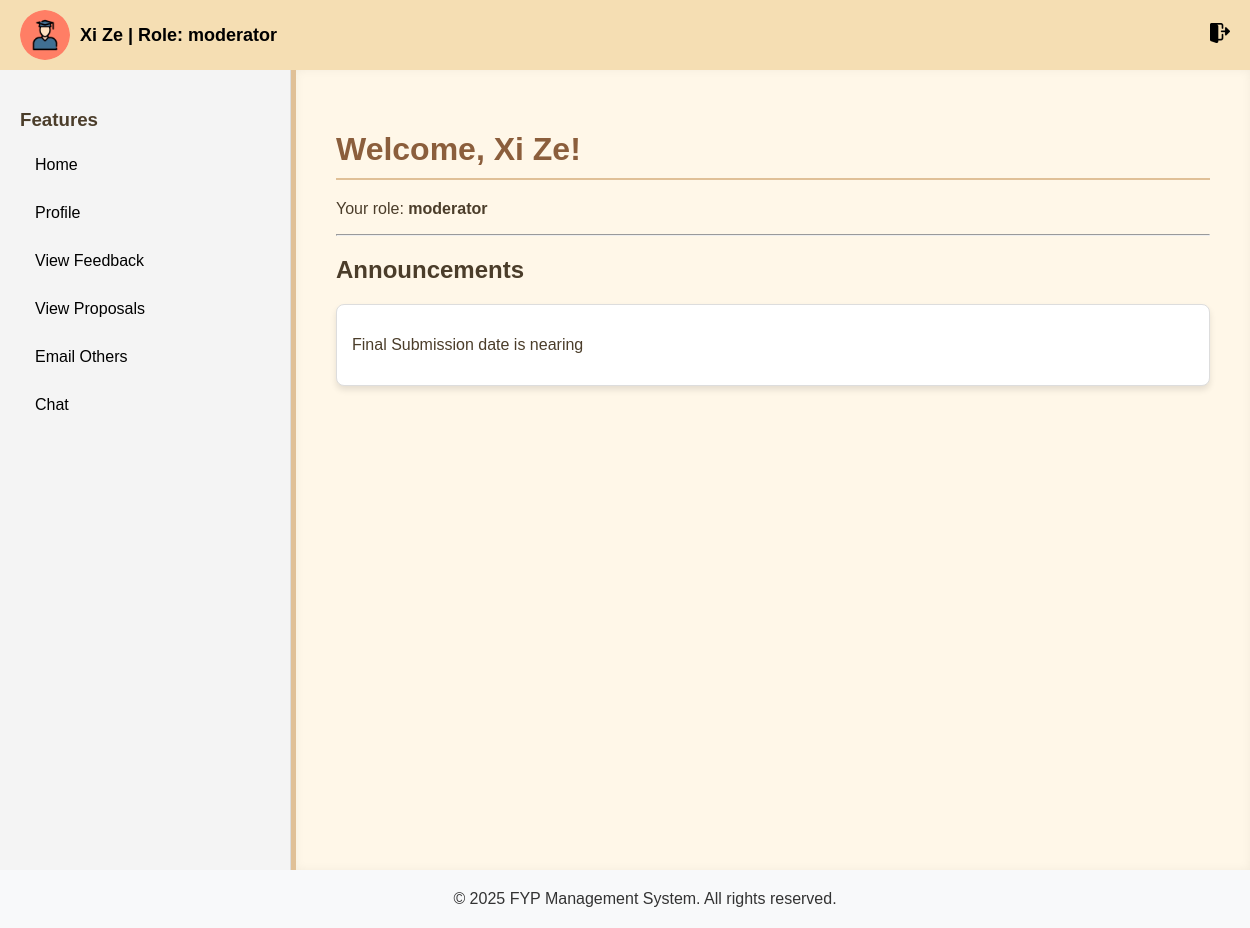
The app's page /dashboard.php (signed in), older data.
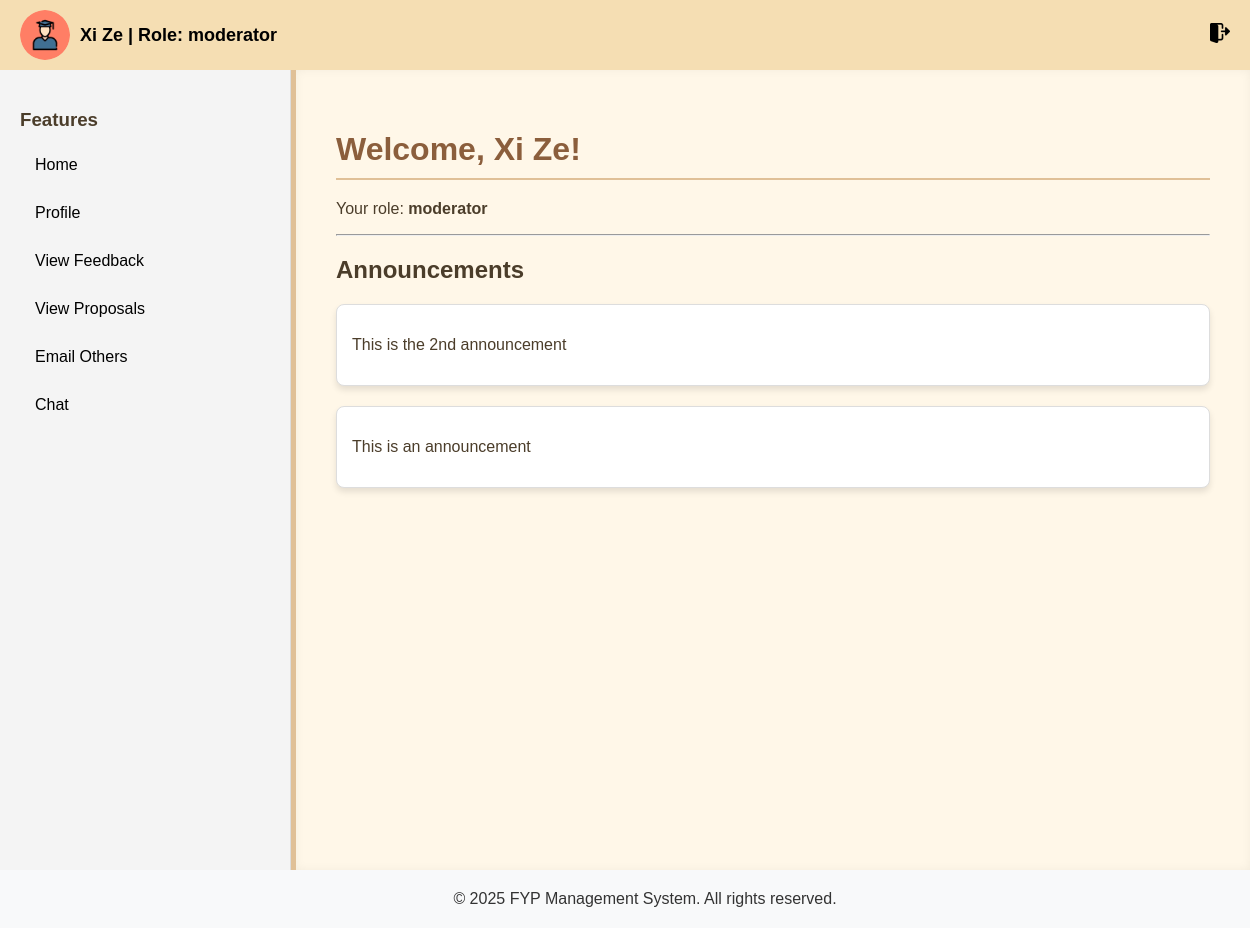
The same page, newer data.
### tables this page shows
CREATE TABLE `Announcements` (
  `id` int(11) NOT NULL,
  `description` text NOT NULL
);

### dashboard.php (the view, shortened to what this page needs)
<?php
include 'db_connection.php';
$announcements = [];
$query = "SELECT description FROM Announcements ORDER BY id DESC";
$result = $conn->query($query);
if ($result && $result->num_rows > 0) {
    while ($row = $result->fetch_assoc()) {
        $announcements[] = $row;
    }
}
?>
<!DOCTYPE html>
<html lang="en">
<head>
    <link rel="stylesheet" href="css/dashboard.css">
    <link rel="stylesheet" href="css/header.css">
    <link rel="stylesheet" href="css/footer.css">
</head>
<body>
    <?php include 'includes/header.php'; ?>
    <div class="dashboard-container">
        <?php include 'includes/sidebar.php'; ?>
        <div class="dashboard-main">
            <h1>Welcome, <?php echo htmlspecialchars($name); ?>!</h1>
            <p>Your role: <strong><?php echo htmlspecialchars($role); ?></strong></p>
            <hr>
            <h2>Announcements</h2>
            <?php if (!empty($announcements)): ?>
                <?php foreach ($announcements as $announcement): ?>
                    <div class="announcement">
                        <p><?php echo htmlspecialchars($announcement['description']); ?></p>
                    </div>
                <?php endforeach; ?>
            <?php else: ?>
                <p>No announcements available at the moment.</p>
            <?php endif; ?>
        </div>
    </div>
    <?php include 'includes/footer.php'; ?>
</body>
</html>

Row changes from the older to the newer data that the page shows:
removed announcements: description "Final Submission date is nearing"
added announcements: description "This is the 2nd announcement"
added announcements: description "This is an announcement"
